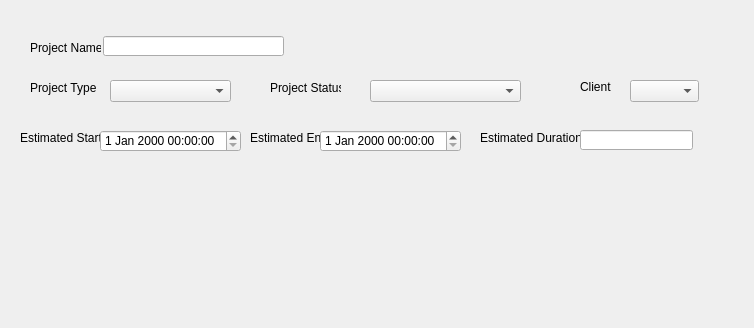
<?xml version="1.0" encoding="UTF-8"?>
<ui version="4.0">
 <class>Form_ampsWidgetProjInfo</class>
 <widget class="QWidget" name="Form_ampsWidgetProjInfo">
  <property name="geometry">
   <rect>
    <x>0</x>
    <y>0</y>
    <width>754</width>
    <height>328</height>
   </rect>
  </property>
  <property name="windowTitle">
   <string>Form</string>
  </property>
  <widget class="QLabel" name="label">
   <property name="geometry">
    <rect>
     <x>30</x>
     <y>40</y>
     <width>71</width>
     <height>16</height>
    </rect>
   </property>
   <property name="text">
    <string>Project Name</string>
   </property>
  </widget>
  <widget class="QLineEdit" name="m_lineEditProjName">
   <property name="geometry">
    <rect>
     <x>103</x>
     <y>36</y>
     <width>181</width>
     <height>20</height>
    </rect>
   </property>
  </widget>
  <widget class="QLabel" name="label_2">
   <property name="geometry">
    <rect>
     <x>30</x>
     <y>80</y>
     <width>71</width>
     <height>16</height>
    </rect>
   </property>
   <property name="text">
    <string>Project Type</string>
   </property>
  </widget>
  <widget class="QLabel" name="label_3">
   <property name="geometry">
    <rect>
     <x>270</x>
     <y>80</y>
     <width>71</width>
     <height>16</height>
    </rect>
   </property>
   <property name="text">
    <string>Project Status</string>
   </property>
  </widget>
  <widget class="QComboBox" name="comboBox">
   <property name="geometry">
    <rect>
     <x>110</x>
     <y>80</y>
     <width>121</width>
     <height>22</height>
    </rect>
   </property>
  </widget>
  <widget class="QComboBox" name="comboBox_2">
   <property name="geometry">
    <rect>
     <x>370</x>
     <y>80</y>
     <width>151</width>
     <height>22</height>
    </rect>
   </property>
  </widget>
  <widget class="QLabel" name="label_4">
   <property name="geometry">
    <rect>
     <x>20</x>
     <y>130</y>
     <width>81</width>
     <height>16</height>
    </rect>
   </property>
   <property name="text">
    <string>Estimated Start</string>
   </property>
  </widget>
  <widget class="QLabel" name="label_5">
   <property name="geometry">
    <rect>
     <x>250</x>
     <y>130</y>
     <width>81</width>
     <height>16</height>
    </rect>
   </property>
   <property name="text">
    <string>Estimated End</string>
   </property>
  </widget>
  <widget class="QLabel" name="m_label_6">
   <property name="geometry">
    <rect>
     <x>480</x>
     <y>130</y>
     <width>101</width>
     <height>16</height>
    </rect>
   </property>
   <property name="text">
    <string>Estimated Duration</string>
   </property>
  </widget>
  <widget class="QLineEdit" name="m_lineEditEstimatedDuration">
   <property name="geometry">
    <rect>
     <x>580</x>
     <y>130</y>
     <width>113</width>
     <height>20</height>
    </rect>
   </property>
  </widget>
  <widget class="QDateTimeEdit" name="dateTimeEdit">
   <property name="geometry">
    <rect>
     <x>100</x>
     <y>130</y>
     <width>141</width>
     <height>22</height>
    </rect>
   </property>
  </widget>
  <widget class="QLabel" name="label_7">
   <property name="geometry">
    <rect>
     <x>580</x>
     <y>80</y>
     <width>46</width>
     <height>13</height>
    </rect>
   </property>
   <property name="text">
    <string>Client</string>
   </property>
  </widget>
  <widget class="QComboBox" name="comboBox_3">
   <property name="geometry">
    <rect>
     <x>630</x>
     <y>80</y>
     <width>69</width>
     <height>22</height>
    </rect>
   </property>
  </widget>
  <widget class="QDateTimeEdit" name="dateTimeEdit_2">
   <property name="geometry">
    <rect>
     <x>320</x>
     <y>130</y>
     <width>141</width>
     <height>22</height>
    </rect>
   </property>
  </widget>
 </widget>
 <resources/>
 <connections/>
</ui>
